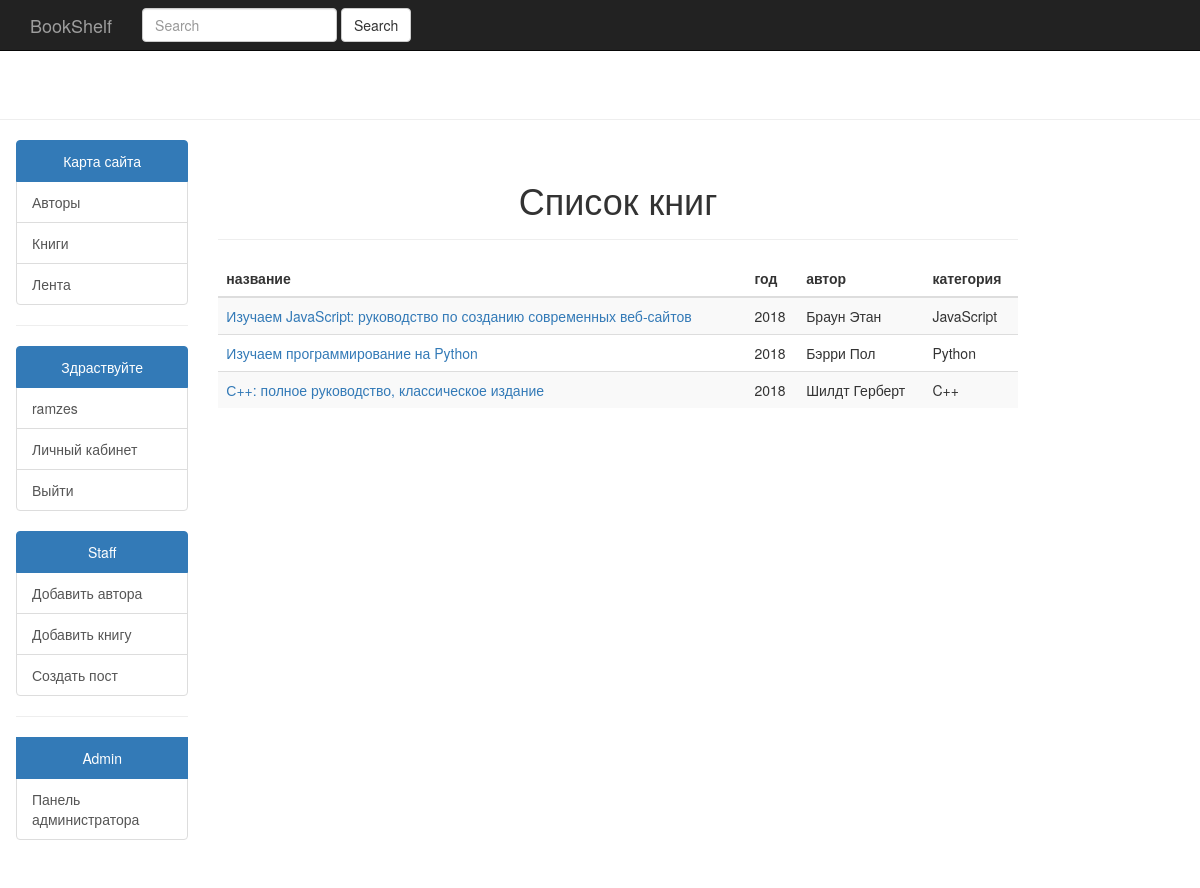
Page /catalog/books/ (signed in) on the committed database.
### catalog/models.py (models this page shows, shortened)
class Book(models.Model):
    title = models.CharField(max_length=200)
    author = models.ForeignKey('Author', on_delete=models.SET_NULL, null=True)
    description = models.TextField(max_length=1500, help_text='Краткое описание книги')
    isbn = models.CharField('ISBN', max_length=13, default=isbn, unique=True,
                            help_text='13 Character <a href="https://www.isbn-international.org/content/what-isbn">'
                                      'ISBN number</a>')
    category = models.ManyToManyField('Category', help_text='Выбирете категорию книги')
    language = models.ForeignKey('Language', on_delete=models.SET_NULL, null=True)
    publisher = models.ForeignKey('Publisher', on_delete=models.SET_NULL, null=True)
    pub_year = models.PositiveSmallIntegerField(null=True, blank=True)
    num_page = models.PositiveSmallIntegerField(null=True, blank=True)
    binding = models.CharField(max_length=10, choices=BINDING, default='мягкий')
    class Meta:
        ordering = ['title']
        verbose_name = 'Книга'
        verbose_name_plural = 'Книги'
        permissions = (('has_the_right_to_edit', 'Can edit book'),)
    def get_absolute_url(self):
        return reverse('book-detail', args=[str(self.id)])
    def display_category(self):
        return ', '.join([category.name for category in self.category.all()[:3]])
    display_category.short_description = 'Category'

class Author(models.Model):
    first_name = models.CharField(max_length=100)
    last_name = models.CharField(max_length=100)
    bio = models.TextField(blank=True, default='biography')
    date_of_birth = models.DateField(null=True, blank=True)
    date_of_death = models.DateField('Died', null=True, blank=True)
    class Meta:
        ordering = ["last_name", "first_name"]
        verbose_name = 'Автор'
        verbose_name_plural = 'Авторы'
    def __str__(self):
        return '{0} {1}'.format(self.last_name, self.first_name)

class Category(models.Model):
    name = models.CharField(max_length=200, help_text="Выбирете категорию книги (e.g. Python, Java Script, Sql etc.)")
    class Meta:
        ordering = ['name']
        verbose_name = 'Категория'
        verbose_name_plural = 'Категории'

### catalog/views.py (the view)
# urls.py: path('books/', views.BookListView.as_view(), name='books'),
class BookListView(generic.ListView):
    model = Book
    paginate_by = 20

### catalog/templates/catalog/book_list.html
{% extends "base/home_base.html" %}
{% block content %}
{% if book_list %}
      <div class="row">
        <div class="col-md-8">
            <div class="page-header">
        <h1 class="text-center">Список книг</h1>
      </div>
          <table class="table table-striped">
            <thead>
              <tr>
                <th>название</th>
                <th>год</th>
                <th>автор</th>
                <th>категория</th>
              </tr>
            </thead>
            <tbody>
            {% for book in book_list %}
              <tr>
                <td><a href="{{ book.get_absolute_url }}">{{ book.title }}</a></td>
                <td>{{ book.pub_year }}</td>
                <td>{{ book.author }}</td>
                <td>{{ book.display_category }}</td>
            {% endfor %}
            </tbody>
          </table>
        </div>
      </div>
{% else %}
      <p>Кнги отсутствуют.</p>
{% endif %}
{% endblock %}

### templates/base/home_base.html (shortened to what this page needs)
<!DOCTYPE html>
<html lang="en">
  <head>
    {% load static %}
  <link rel="stylesheet" href="{% static 'css/main.css' %}">
  <link rel="stylesheet" href="{% static 'css/bootstrap.css' %}">
  </head>
  <body>
    <nav class="navbar navbar-inverse navbar-fixed-top">
      <div class="container">
        <div class="navbar-header">
          <a class="navbar-brand" href="{% url 'articles' %}">BookShelf</a>
        </div>
        <div id="navbar" class="navbar-collapse collapse">
          <ul class="nav navbar-nav">
              <form class="navbar-form navbar-left" action="{% url 'articles' %}">
                  <div class="form-group">
                    <input type="text" class="form-control" placeholder="Search" aria-label="Search" name="search">
                  </div>
                  <button type="submit" class="btn btn-default">Search</button>
              </form>
          </ul>
        </div>
      </div>
    </nav>
        <div class="page-header"></div>
        <div class="row" style="margin-left:1px;">
    <div class="col-sm-2">
      <div class="list-group">
      <a href="#" class="list-group-item active text-center">
        Карта сайта
      </a>
      <a href="{% url 'authors' %}" class="list-group-item">Авторы</a>
      <a href="{% url 'books' %}" class="list-group-item">Книги</a>
      <a href="{% url 'articles' %}" class="list-group-item">Лента</a>
    </div>
    <hr class="featurette-divider">
        <div class="list-group">
            {% if user.is_authenticated %}
      <a href="#" class="list-group-item active text-center">Здраствуйте</a>
      <a href="#" class="list-group-item">{{ user.get_username }}</a>
      <a href="#" class="list-group-item">Личный кабинет</a>
      <a href={% url 'logout'%}?next={{request.path}} class="list-group-item">Выйти</a>
            {% else %}
                <a href="#" class="list-group-item active text-center">Здраствуйте гость</a>
                <a href="{% url 'login'%}?next={{request.path}}" class="list-group-item">Войти</a>
            {% endif %}
        </div>
     <div class="list-group">
            {% if user.is_staff%}
      <a href="#" class="list-group-item active text-center">Staff</a>
      <a href="{% url 'author_create' %}" class="list-group-item">Добавить автора</a>
      <a href="{% url 'book_create' %}" class="list-group-item">Добавить книгу</a>
      <a href="{% url 'post_create' %}" class="list-group-item">Создать пост</a>
            {% endif %}
        </div>
    <div class="list-group">
          {% if user.is_superuser %}
              <hr>
             <a href="#" class="list-group-item active text-center">Admin</a>
              <a href="/admin" class="list-group-item">Панель администратора</a>
          {% endif %}
     </div>
    </div>
       {% block content %}{% endblock %}
</div>
  </body>
</html>

### static_dev/css/main.css (style rules this page uses)
body { padding-top: 70px; padding-bottom: 30px; }

### rows in the picture
Book: title "Изучаем JavaScript: руководство по созданию современных веб-сайтов", pub_year "2018", author "Браун Этан", display_category "JavaScript"
Book: title "Изучаем программирование на Python", pub_year "2018", author "Бэрри Пол", display_category "Python"
Book: title "С++: полное руководство, классическое издание", pub_year "2018", author "Шилдт Герберт", display_category "C++"

### other values in the picture
{{ user.get_username }} "ramzes"
